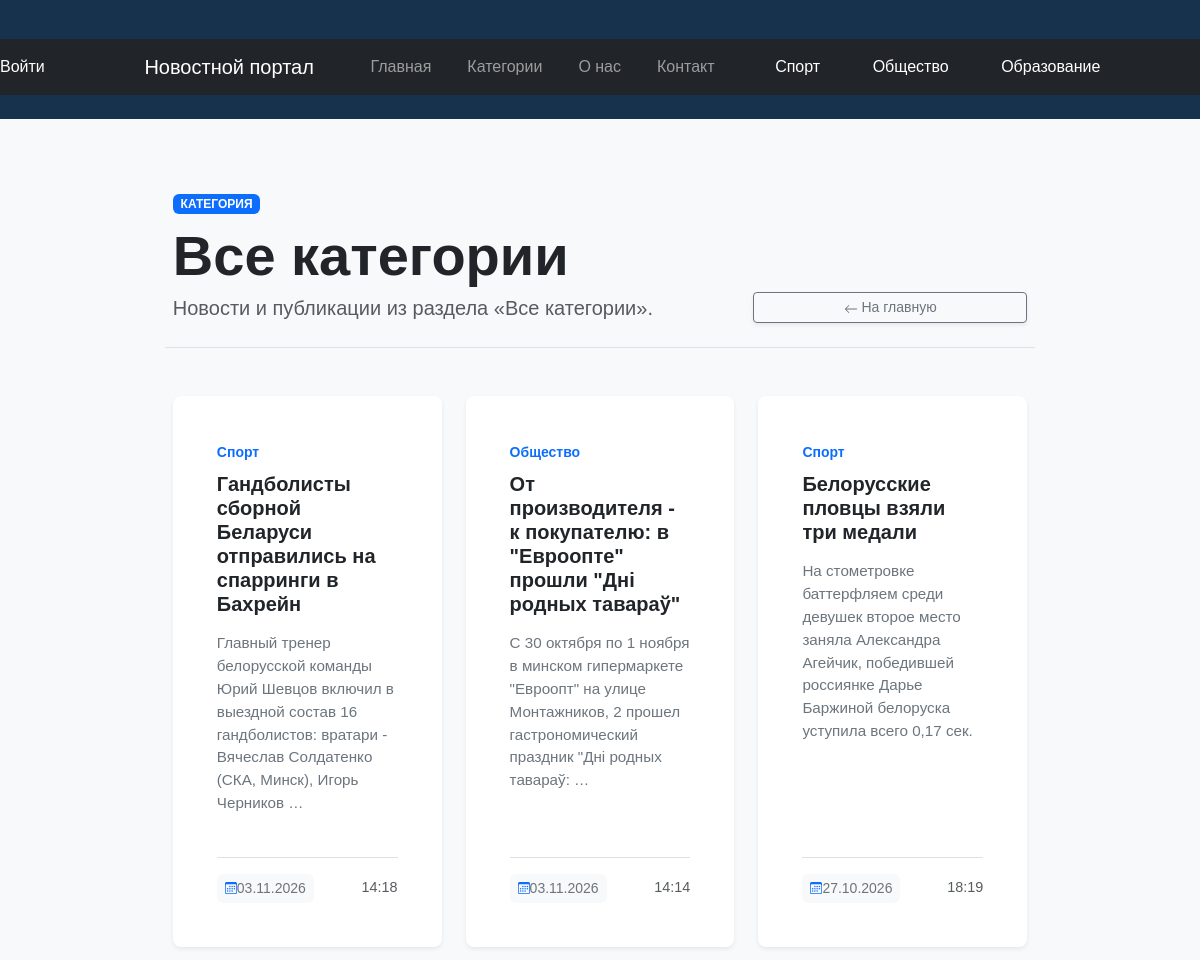
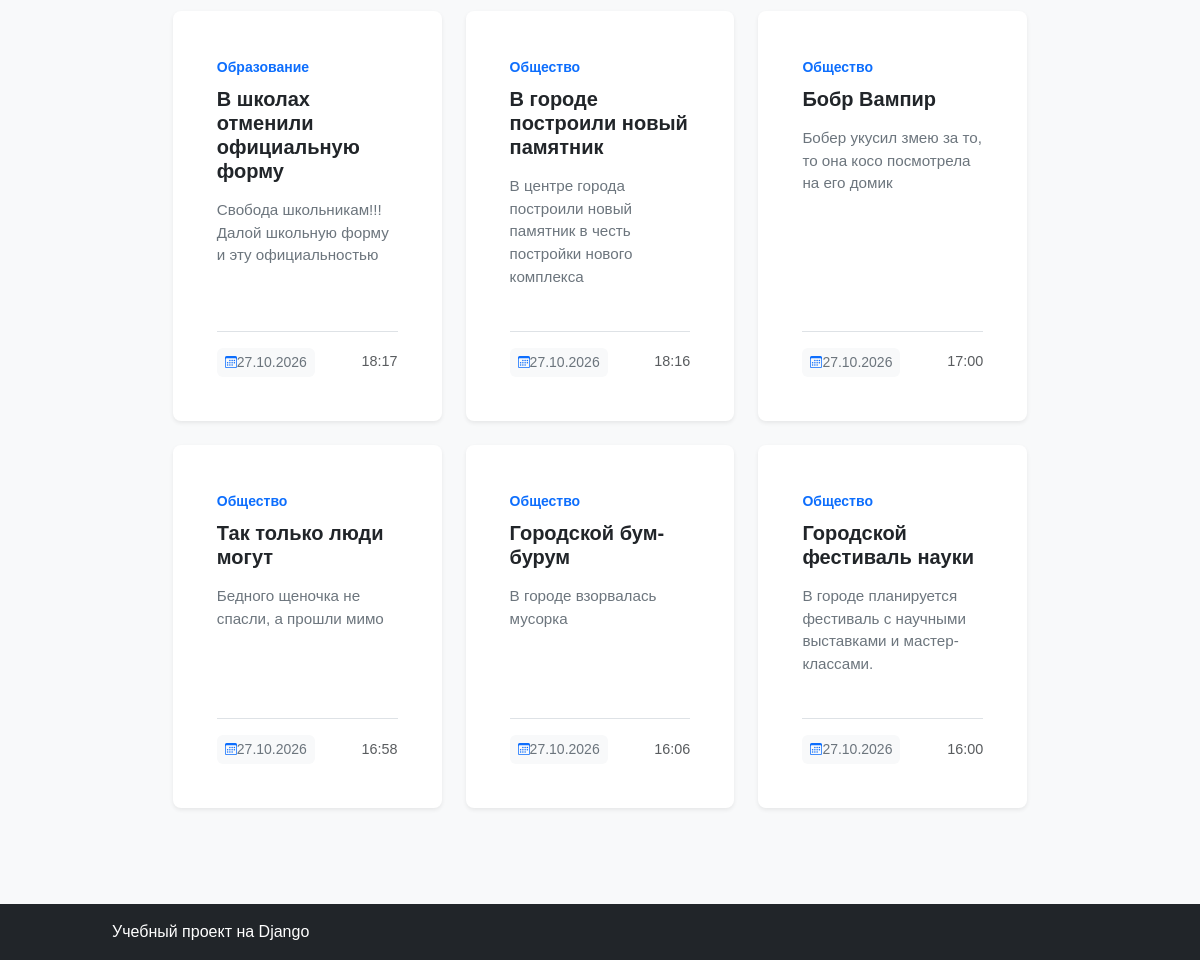
The page /category/ on the database its author committed (2 pictures, top to bottom).
### news/models.py (models this page shows, shortened)
class Article(models.Model):
    title = models.CharField(
        max_length=200,
        verbose_name="Заголовок",
    )
    content = models.TextField(
        verbose_name="Текст новости",
    )
    created_at = models.DateTimeField(
        auto_now_add=True,
        verbose_name="Дата создания",
    )
    is_published = models.BooleanField(
        default=False,
        verbose_name="Опубликована",
    )
    author = models.CharField(
        max_length=100,
        default="Редакция",
        verbose_name="Автор",
    )
    category = models.CharField(
        max_length=100,
        default="Общее",
        verbose_name="Категория",
    )
    image = models.ImageField(
        upload_to="articles/",
        blank=True,
        null=True,
        verbose_name="Изображение"
    )
    is_active = models.BooleanField(
        default=True,
        verbose_name="Активна"
    )

### news/views.py (the view)
# urls.py: path('category/', views.category, name='category'),
def category(request, category_name=None):
    if category_name is None:
        articles = Article.objects.filter(
            is_published=True
        ).order_by("-created_at")
        category_name = "Все категории"
    else:
        articles = Article.objects.filter(
            is_published=True,
            category__iexact=category_name,
        ).order_by("-created_at")
    context = {
        "articles": articles,
        "category_name": category_name,
    }
    return render(
        request,
        "news/category.html",
        context,
    )

### news/templates/news/category.html (shortened to what this page needs)
{% extends "news/base.html" %}
{% block content %}
<div class="container py-4 py-md-5">
    <div class="row mb-5 text-center text-sm-start border-bottom pb-4 align-items-end g-3">
        <div class="col-sm-8">
            <span class="badge bg-primary mb-2 text-uppercase tracking-wider">Категория</span>
            <h1 class="display-4 fw-bold text-dark mb-1">{{ category_name }}</h1>
            <p class="lead text-muted mb-0">Новости и публикации из раздела «{{ category_name }}».</p>
        </div>
        <div class="col-sm-4 text-sm-end">
            <a href="{% url 'home' %}" class="btn btn-outline-secondary btn-sm w-100 w-sm-auto px-4 shadow-sm">
                <svg xmlns="http://w3.org" width="14" height="14" fill="currentColor" class="bi bi-arrow-left me-1.5" viewBox="0 0 16 16">
                    <path fill-rule="evenodd" d="M15 8a.5.5 0 0 0-.5-.5H2.707l3.147-3.146a.5.5 0 1 0-.708-.708l-4 4a.5.5 0 0 0 0 .708l4 4a.5.5 0 0 0 .708-.708L2.707 8.5H14.5A.5.5 0 0 0 15 8z"/>
                </svg>
                На главную
            </a>
        </div>
    </div>
    <div class="row g-4 justify-content-center">
        {% for article in articles %}
            <div class="col-12 col-md-6 col-lg-4">
                <article class="card h-100 border-0 shadow-sm hover-lift transition-all">
                    <div class="card-body d-flex flex-column p-4">
                        <div class="mb-2">
                            <span class="text-primary fw-semibold small tracking-wide">
                                {{ article.category|default:category_name }}
                            </span>
                        </div>
                        <h2 class="card-title h5 fw-semibold mb-3">
                            <a href="{% url 'article_detail' article_id=article.id %}" class="text-dark text-decoration-none stretched-link link-primary-hover">
                                {{ article.title }}
                            </a>
                        </h2>
                        <p class="card-text text-secondary mb-4 flex-grow-1 small-95">
                            {{ article.content|truncatewords:20 }}
                        </p>
                        <div class="pt-3 border-top mt-auto d-flex align-items-center justify-content-between text-muted small">
                            <span class="d-inline-flex align-items-center bg-light px-2 py-1 rounded text-secondary fw-medium">
                                {{ article.created_at|date:"d.m.Y"|default:"03.11.2026" }}
                            </span>
                            <span class="small-90">{{ article.created_at|date:"H:i"|default:"17:32" }}</span>
                        </div>
                    </div>
                </article>
            </div>
        {% empty %}
            <div class="col-12">
                <div class="alert alert-light border text-center p-5 shadow-sm">
                    <p class="text-muted mb-0 lead">В этой категории пока нет опубликованных новостей.</p>
                </div>
            </div>
        {% endfor %}
    </div>
</div>
{% endblock %}

### news/static/news/style.css (style rules this page uses)
body { margin: 0; background-color: #f3f5f7; color: #263238; font-family: Arial, sans-serif; }
h1 { color: pink; }
h2 { color: pink; }
.container { width: 90%; max-width: 1000px; margin: 0 auto; }
.card { background-color: white; padding: 20px; margin-bottom: 18px; border-radius: 8px; border: 1px solid #dfe4e8; }
.card h2 { margin-top: 0; color: #17324d; }
.hover-lift { transition: transform 0.2s ease-in-out, box-shadow 0.2s ease-in-out; }
.small-95 { font-size: 0.95rem; }
.small-90 { font-size: 0.90rem; }

### rows shown on the page
Article: category "Спорт", title "Гандболисты сборной Беларуси отправились на спарринги в Бахрейн", content "Главный тренер белорусской команды Юрий Шевцов включил в выездной состав 16 гандболистов: вратари - Вячеслав Солдатенко (СКА, Минск), Игорь Черников …", created_at "03.11.2026", created_at "14:18"
Article: category "Общество", title "От производителя - к покупателю: в \"Евроопте\" прошли \"Дні родных тавараў\"", content "С 30 октября по 1 ноября в минском гипермаркете \"Евроопт\" на улице Монтажников, 2 прошел гастрономический праздник \"Дні родных тавараў: …", created_at "03.11.2026", created_at "14:14"
Article: category "Спорт", title "Белорусские пловцы взяли три медали", content "На стометровке баттерфляем среди девушек второе место заняла Александра Агейчик, победившей россиянке Дарье Баржиной белоруска уступила всего 0,17 сек.", created_at "27.10.2026", created_at "18:19"
Article: category "Образование", title "В школах отменили официальную форму", content "Свобода школьникам!!! Далой школьную форму и эту официальностью", created_at "27.10.2026", created_at "18:17"
Article: category "Общество", title "В городе построили новый памятник", content "В центре города построили новый памятник в честь постройки нового комплекса", created_at "27.10.2026", created_at "18:16"
Article: category "Общество", title "Бобр Вампир", content "Бобер укусил змею за то, то она косо посмотрела на его домик", created_at "27.10.2026", created_at "17:00"
Article: category "Общество", title "Так только люди могут", content "Бедного щеночка не спасли, а прошли мимо", created_at "27.10.2026", created_at "16:58"
Article: category "Общество", title "Городской бум-бурум", content "В городе взорвалась мусорка", created_at "27.10.2026", created_at "16:06"
Article: category "Общество", title "Городской фестиваль науки", content "В городе планируется фестиваль с научными выставками и мастер-классами.", created_at "27.10.2026", created_at "16:00"

### other values the page prints
{{ category_name }} "Все категории"
